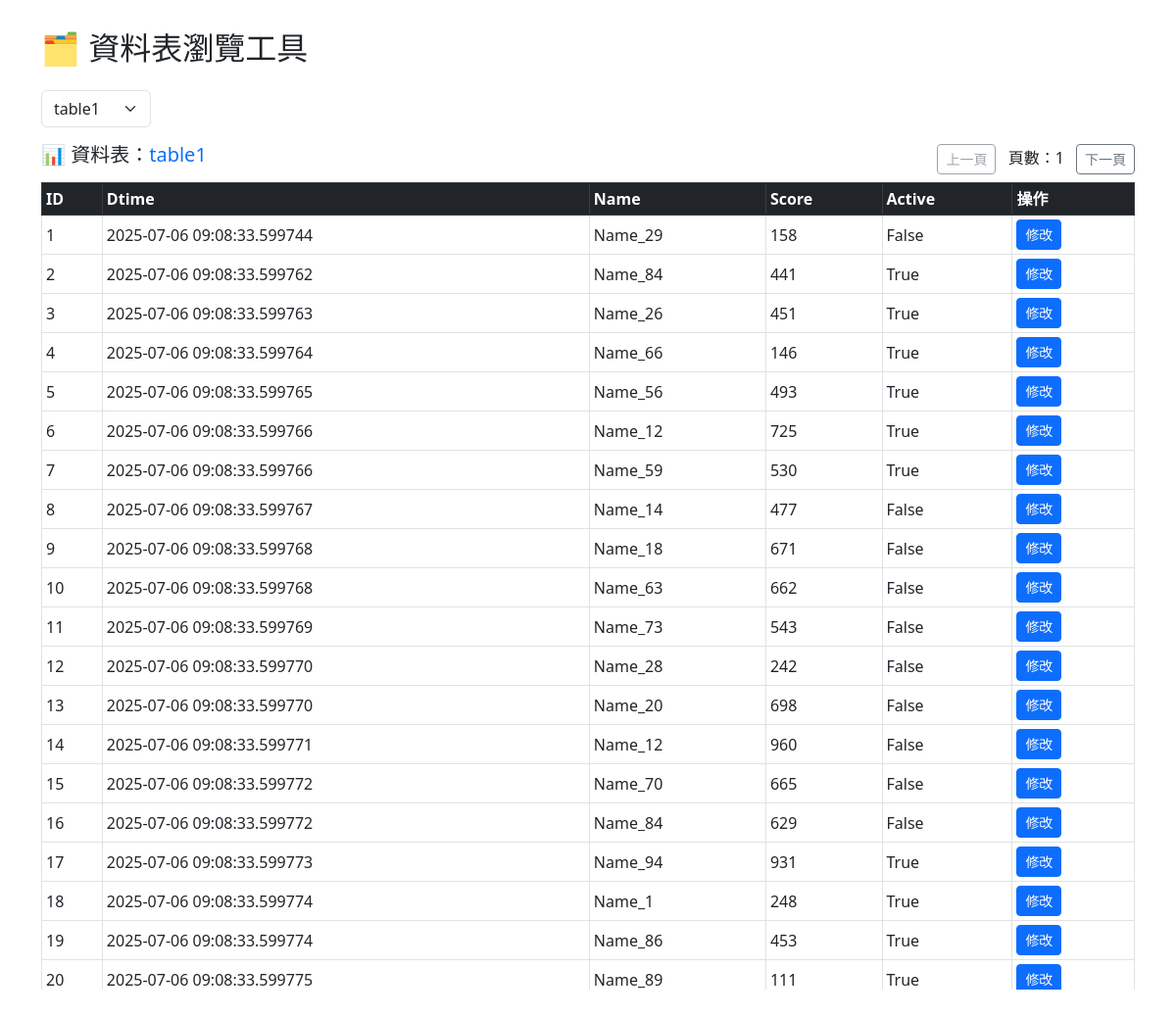
The page / on the database its author committed.
### models.py (models this page shows)
class Table1(db.Model):
    __tablename__ = 'table1'
    ID = db.Column(db.Integer, primary_key=True)
    Dtime = db.Column(db.DateTime, default=datetime.now)
    Name = db.Column(db.String(50))
    Score = db.Column(db.Integer)
    Active = db.Column(db.Boolean)

### app.py (the view)
@app.route('/')
def index():
    table_names = ['table1', 'table2', 'table3', 'bigtable']
    selected_table = request.args.get('table', 'table1')
    page = int(request.args.get('page', 1))
    page_size = 50
    model = get_table_by_name(selected_table)
    query = model.query.order_by(model.ID).offset((page - 1) * page_size).limit(page_size)
    rows = query.all()
    columns = model.__table__.columns.keys()
    if selected_table == 'bigtable':
        columns = ['ID', 'Dtime'] + [f'col_{i}' for i in range(1, 11)]
    return render_template('index.html',
                           table_names=table_names,
                           selected_table=selected_table,
                           rows=rows,
                           columns=columns,
                           page=page)

### models.py (called while the page is built)
def get_table_by_name(name):
    return {
        'table1': Table1,
        'table2': Table2,
        'table3': Table3,
        'bigtable': BigTable  # ⬅️ 加上這行
    }[name]

### templates/index.html (shortened to what this page needs)
<!doctype html>
<html lang="en">
<head>
  <link href="https://cdn.jsdelivr.net/npm/bootstrap@5.3.0/dist/css/bootstrap.min.css" rel="stylesheet">
</head>
<body class="container">
  <h2 class="mb-4">🗂 資料表瀏覽工具</h2>
  <form method="get" class="mb-3 row g-3">
    <div class="col-auto">
      <select name="table" class="form-select" onchange="this.form.submit()">
        {% for name in table_names %}
        <option value="{{ name }}" {% if name == selected_table %}selected{% endif %}>{{ name }}</option>
        {% endfor %}
      </select>
    </div>
  </form>
  <div class="d-flex justify-content-between align-items-center mb-2">
    <h5>📊 資料表：<span class="text-primary">{{ selected_table }}</span></h5>
    <div>
      <a href="{{ url_for('index', table=selected_table, page=page-1) }}"
         class="btn btn-outline-secondary btn-sm {% if page <= 1 %}disabled{% endif %}">
        上一頁
      </a>
      <span class="mx-2">頁數：{{ page }}</span>
      <a href="{{ url_for('index', table=selected_table, page=page+1) }}"
         class="btn btn-outline-secondary btn-sm">
        下一頁
      </a>
    </div>
  </div>
  <div class="table-responsive">
    <table class="table table-bordered table-hover table-sm align-middle">
      <thead class="table-dark">
        <tr>
          {% for col in columns %}
          <th>{{ col }}</th>
          {% endfor %}
          <th>操作</th>
        </tr>
      </thead>
      <tbody>
        {% for row in rows %}
        <tr>
          {% for col in columns %}
          <td>{{ row|attr(col) }}</td>
          {% endfor %}
          <td>
            <a href="{{ url_for('update', table_name=selected_table, item_id=row.ID) }}"
               class="btn btn-sm btn-primary">修改</a>
          </td>
        </tr>
        {% endfor %}
      </tbody>
    </table>
  </div>
</body>
</html>

### templates/index.html (style rules this page uses)
body { padding-top: 30px; }
.table-responsive { max-height: 70vh; overflow-y: auto; }
th, td { white-space: nowrap; }

### rows shown on the page
Table1: columns "1" "2025-07-06 09:08:33.599744" "Name_29" "158" "False"
Table1: columns "2" "2025-07-06 09:08:33.599762" "Name_84" "441" "True"
Table1: columns "3" "2025-07-06 09:08:33.599763" "Name_26" "451" "True"
Table1: columns "4" "2025-07-06 09:08:33.599764" "Name_66" "146" "True"
Table1: columns "5" "2025-07-06 09:08:33.599765" "Name_56" "493" "True"
Table1: columns "6" "2025-07-06 09:08:33.599766" "Name_12" "725" "True"
Table1: columns "7" "2025-07-06 09:08:33.599766" "Name_59" "530" "True"
Table1: columns "8" "2025-07-06 09:08:33.599767" "Name_14" "477" "False"
Table1: columns "9" "2025-07-06 09:08:33.599768" "Name_18" "671" "False"
Table1: columns "10" "2025-07-06 09:08:33.599768" "Name_63" "662" "False"
Table1: columns "11" "2025-07-06 09:08:33.599769" "Name_73" "543" "False"
Table1: columns "12" "2025-07-06 09:08:33.599770" "Name_28" "242" "False"
Table1: columns "13" "2025-07-06 09:08:33.599770" "Name_20" "698" "False"
Table1: columns "14" "2025-07-06 09:08:33.599771" "Name_12" "960" "False"
Table1: columns "15" "2025-07-06 09:08:33.599772" "Name_70" "665" "False"
Table1: columns "16" "2025-07-06 09:08:33.599772" "Name_84" "629" "False"
Table1: columns "17" "2025-07-06 09:08:33.599773" "Name_94" "931" "True"
Table1: columns "18" "2025-07-06 09:08:33.599774" "Name_1" "248" "True"
Table1: columns "19" "2025-07-06 09:08:33.599774" "Name_86" "453" "True"
Table1: columns "20" "2025-07-06 09:08:33.599775" "Name_89" "111" "True"

### other values the page prints
{{ selected_table }} "table1"
{{ page }} "1"
{{ col }} "ID" "Dtime" "Name" "Score" "Active"
form field table "table1"
